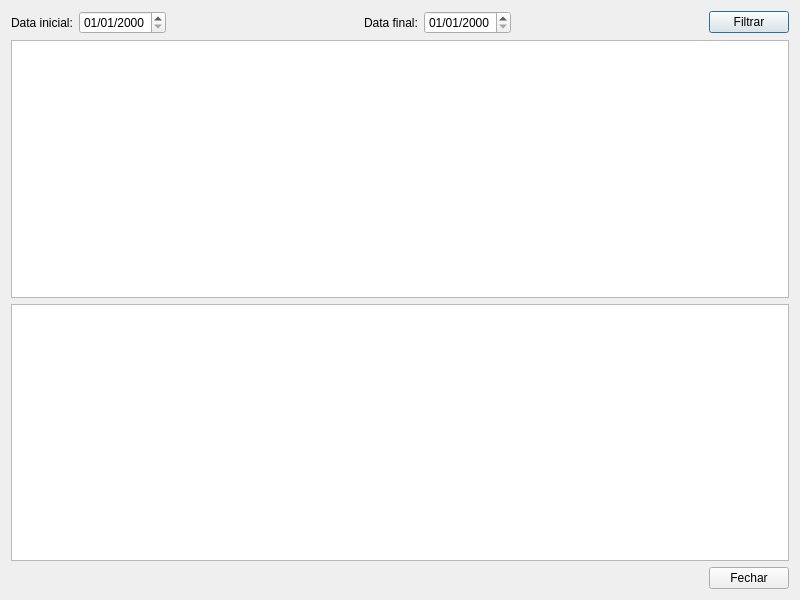
<?xml version="1.0" encoding="UTF-8"?>
<ui version="4.0">
 <class>fm_vendas</class>
 <widget class="QDialog" name="fm_vendas">
  <property name="geometry">
   <rect>
    <x>0</x>
    <y>0</y>
    <width>800</width>
    <height>600</height>
   </rect>
  </property>
  <property name="windowTitle">
   <string>Vendas - Controle de estoque</string>
  </property>
  <property name="windowIcon">
   <iconset resource="resource_files.qrc">
    <normaloff>:/icons/images/icone.png</normaloff>:/icons/images/icone.png</iconset>
  </property>
  <layout class="QGridLayout" name="gridLayout">
   <item row="0" column="0">
    <layout class="QHBoxLayout" name="horizontalLayout">
     <item>
      <widget class="QLabel" name="label">
       <property name="text">
        <string>Data inicial:</string>
       </property>
      </widget>
     </item>
     <item>
      <widget class="QDateEdit" name="dateEdit_data_inicial">
       <property name="displayFormat">
        <string>dd/MM/yyyy</string>
       </property>
      </widget>
     </item>
     <item>
      <spacer name="horizontalSpacer_2">
       <property name="orientation">
        <enum>Qt::Horizontal</enum>
       </property>
       <property name="sizeHint" stdset="0">
        <size>
         <width>40</width>
         <height>20</height>
        </size>
       </property>
      </spacer>
     </item>
     <item>
      <widget class="QLabel" name="label_2">
       <property name="text">
        <string>Data final:</string>
       </property>
      </widget>
     </item>
     <item>
      <widget class="QDateEdit" name="dateEdit_data_final">
       <property name="displayFormat">
        <string>dd/MM/yyyy</string>
       </property>
      </widget>
     </item>
     <item>
      <spacer name="horizontalSpacer_3">
       <property name="orientation">
        <enum>Qt::Horizontal</enum>
       </property>
       <property name="sizeHint" stdset="0">
        <size>
         <width>40</width>
         <height>20</height>
        </size>
       </property>
      </spacer>
     </item>
     <item>
      <widget class="QPushButton" name="pushButton_filtrar">
       <property name="text">
        <string>Filtrar</string>
       </property>
      </widget>
     </item>
    </layout>
   </item>
   <item row="1" column="0">
    <widget class="QTableWidget" name="tableWidget_vendas"/>
   </item>
   <item row="2" column="0">
    <widget class="QTableWidget" name="tableWidget_itens_venda"/>
   </item>
   <item row="3" column="0">
    <layout class="QHBoxLayout" name="horizontalLayout_2">
     <item>
      <spacer name="horizontalSpacer">
       <property name="orientation">
        <enum>Qt::Horizontal</enum>
       </property>
       <property name="sizeHint" stdset="0">
        <size>
         <width>40</width>
         <height>20</height>
        </size>
       </property>
      </spacer>
     </item>
     <item>
      <widget class="QPushButton" name="pushButton_fechar">
       <property name="text">
        <string>Fechar</string>
       </property>
      </widget>
     </item>
    </layout>
   </item>
  </layout>
 </widget>
 <resources>
  <include location="resource_files.qrc"/>
 </resources>
 <connections/>
</ui>
